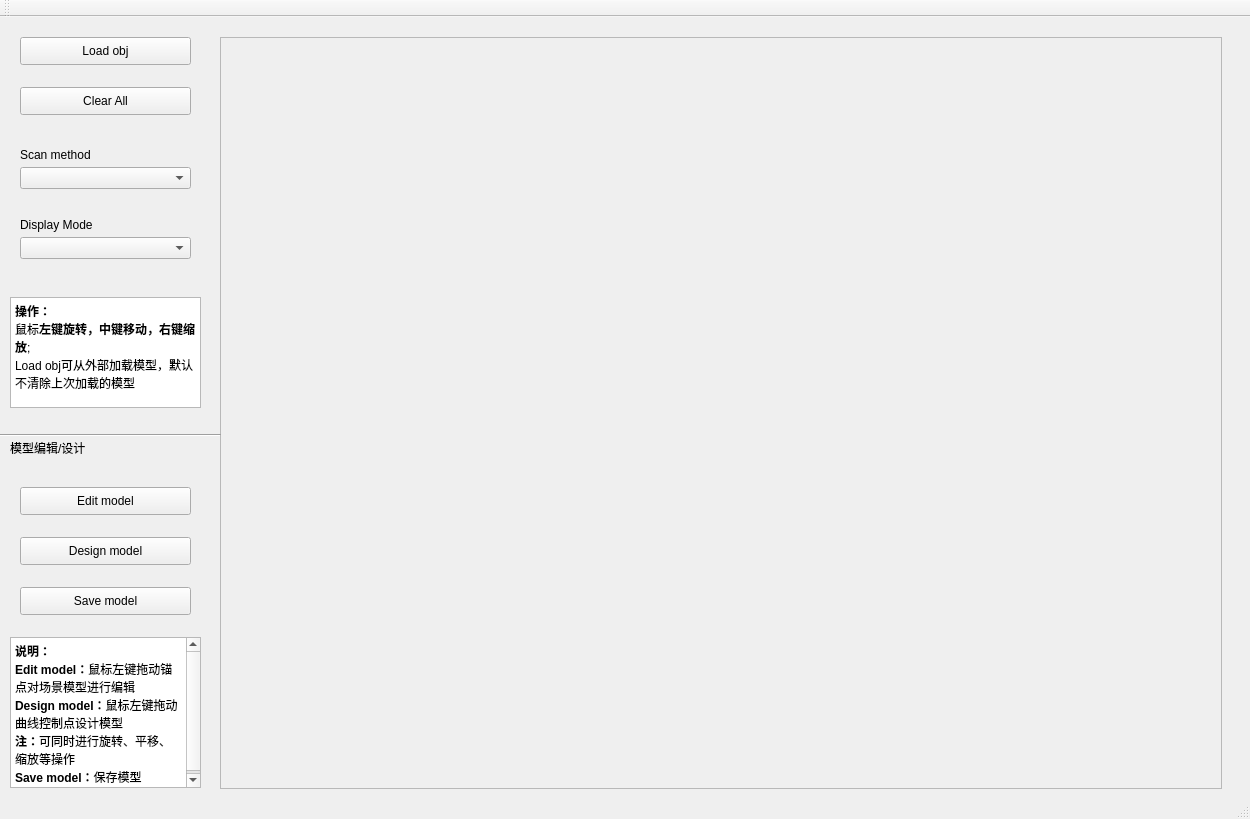
<?xml version="1.0" encoding="UTF-8"?>
<ui version="4.0">
 <class>CG_ScanlineClass</class>
 <widget class="QMainWindow" name="CG_ScanlineClass">
  <property name="geometry">
   <rect>
    <x>0</x>
    <y>0</y>
    <width>1250</width>
    <height>819</height>
   </rect>
  </property>
  <property name="minimumSize">
   <size>
    <width>1250</width>
    <height>819</height>
   </size>
  </property>
  <property name="maximumSize">
   <size>
    <width>1250</width>
    <height>819</height>
   </size>
  </property>
  <property name="windowTitle">
   <string>CG_Scanline</string>
  </property>
  <widget class="QWidget" name="centralWidget">
   <widget class="QComboBox" name="methodBox">
    <property name="geometry">
     <rect>
      <x>20</x>
      <y>150</y>
      <width>171</width>
      <height>22</height>
     </rect>
    </property>
   </widget>
   <widget class="QLabel" name="label">
    <property name="geometry">
     <rect>
      <x>20</x>
      <y>130</y>
      <width>101</width>
      <height>16</height>
     </rect>
    </property>
    <property name="text">
     <string>Scan method</string>
    </property>
   </widget>
   <widget class="QTextBrowser" name="textBrowser">
    <property name="geometry">
     <rect>
      <x>10</x>
      <y>280</y>
      <width>191</width>
      <height>111</height>
     </rect>
    </property>
    <property name="html">
     <string>&lt;!DOCTYPE HTML PUBLIC &quot;-//W3C//DTD HTML 4.0//EN&quot; &quot;http://www.w3.org/TR/REC-html40/strict.dtd&quot;&gt;
&lt;html&gt;&lt;head&gt;&lt;meta name=&quot;qrichtext&quot; content=&quot;1&quot; /&gt;&lt;style type=&quot;text/css&quot;&gt;
p, li { white-space: pre-wrap; }
&lt;/style&gt;&lt;/head&gt;&lt;body style=&quot; font-family:'SimSun'; font-size:9pt; font-weight:400; font-style:normal;&quot;&gt;
&lt;p style=&quot; margin-top:0px; margin-bottom:0px; margin-left:0px; margin-right:0px; -qt-block-indent:0; text-indent:0px;&quot;&gt;&lt;span style=&quot; font-weight:600;&quot;&gt;操作：&lt;/span&gt;&lt;/p&gt;
&lt;p style=&quot; margin-top:0px; margin-bottom:0px; margin-left:0px; margin-right:0px; -qt-block-indent:0; text-indent:0px;&quot;&gt;鼠标&lt;span style=&quot; font-weight:600;&quot;&gt;左键旋转，中键移动，右键缩放&lt;/span&gt;;&lt;/p&gt;
&lt;p style=&quot; margin-top:0px; margin-bottom:0px; margin-left:0px; margin-right:0px; -qt-block-indent:0; text-indent:0px;&quot;&gt;Load obj可从外部加载模型，默认不清除上次加载的模型&lt;/p&gt;&lt;/body&gt;&lt;/html&gt;</string>
    </property>
   </widget>
   <widget class="QPushButton" name="loadBtn">
    <property name="geometry">
     <rect>
      <x>20</x>
      <y>20</y>
      <width>171</width>
      <height>28</height>
     </rect>
    </property>
    <property name="toolTip">
     <string extracomment="加载模型"/>
    </property>
    <property name="text">
     <string>Load obj</string>
    </property>
   </widget>
   <widget class="QPushButton" name="clearBtn">
    <property name="geometry">
     <rect>
      <x>20</x>
      <y>70</y>
      <width>171</width>
      <height>28</height>
     </rect>
    </property>
    <property name="toolTip">
     <string extracomment="清空场景内所有模型"/>
    </property>
    <property name="text">
     <string>Clear All</string>
    </property>
   </widget>
   <widget class="QLabel" name="label_2">
    <property name="geometry">
     <rect>
      <x>20</x>
      <y>200</y>
      <width>101</width>
      <height>16</height>
     </rect>
    </property>
    <property name="text">
     <string>Display Mode</string>
    </property>
   </widget>
   <widget class="QComboBox" name="modeBox">
    <property name="geometry">
     <rect>
      <x>20</x>
      <y>220</y>
      <width>171</width>
      <height>22</height>
     </rect>
    </property>
   </widget>
   <widget class="QScrollArea" name="glWidgetArea">
    <property name="geometry">
     <rect>
      <x>220</x>
      <y>20</y>
      <width>1002</width>
      <height>752</height>
     </rect>
    </property>
    <property name="widgetResizable">
     <bool>true</bool>
    </property>
    <widget class="QWidget" name="scrollAreaWidgetContents">
     <property name="geometry">
      <rect>
       <x>0</x>
       <y>0</y>
       <width>1000</width>
       <height>750</height>
      </rect>
     </property>
    </widget>
   </widget>
   <widget class="QPushButton" name="editBtn">
    <property name="geometry">
     <rect>
      <x>20</x>
      <y>470</y>
      <width>171</width>
      <height>28</height>
     </rect>
    </property>
    <property name="toolTip">
     <string extracomment="清空场景内所有模型"/>
    </property>
    <property name="text">
     <string>Edit model</string>
    </property>
   </widget>
   <widget class="QPushButton" name="designBtn">
    <property name="geometry">
     <rect>
      <x>20</x>
      <y>520</y>
      <width>171</width>
      <height>28</height>
     </rect>
    </property>
    <property name="toolTip">
     <string extracomment="清空场景内所有模型"/>
    </property>
    <property name="text">
     <string>Design model</string>
    </property>
   </widget>
   <widget class="QPushButton" name="saveBtn">
    <property name="geometry">
     <rect>
      <x>20</x>
      <y>570</y>
      <width>171</width>
      <height>28</height>
     </rect>
    </property>
    <property name="toolTip">
     <string extracomment="清空场景内所有模型"/>
    </property>
    <property name="text">
     <string>Save model</string>
    </property>
   </widget>
   <widget class="QTextBrowser" name="textBrowser_2">
    <property name="geometry">
     <rect>
      <x>10</x>
      <y>620</y>
      <width>191</width>
      <height>151</height>
     </rect>
    </property>
    <property name="html">
     <string>&lt;!DOCTYPE HTML PUBLIC &quot;-//W3C//DTD HTML 4.0//EN&quot; &quot;http://www.w3.org/TR/REC-html40/strict.dtd&quot;&gt;
&lt;html&gt;&lt;head&gt;&lt;meta name=&quot;qrichtext&quot; content=&quot;1&quot; /&gt;&lt;style type=&quot;text/css&quot;&gt;
p, li { white-space: pre-wrap; }
&lt;/style&gt;&lt;/head&gt;&lt;body style=&quot; font-family:'SimSun'; font-size:9pt; font-weight:400; font-style:normal;&quot;&gt;
&lt;p style=&quot; margin-top:0px; margin-bottom:0px; margin-left:0px; margin-right:0px; -qt-block-indent:0; text-indent:0px;&quot;&gt;&lt;span style=&quot; font-weight:600;&quot;&gt;说明：&lt;/span&gt;&lt;/p&gt;
&lt;p style=&quot; margin-top:0px; margin-bottom:0px; margin-left:0px; margin-right:0px; -qt-block-indent:0; text-indent:0px;&quot;&gt;&lt;span style=&quot; font-weight:600;&quot;&gt;Edit model：&lt;/span&gt;鼠标左键拖动锚点对场景模型进行编辑&lt;/p&gt;
&lt;p style=&quot; margin-top:0px; margin-bottom:0px; margin-left:0px; margin-right:0px; -qt-block-indent:0; text-indent:0px;&quot;&gt;&lt;span style=&quot; font-weight:600;&quot;&gt;Design model：&lt;/span&gt;鼠标左键拖动曲线控制点设计模型&lt;/p&gt;
&lt;p style=&quot; margin-top:0px; margin-bottom:0px; margin-left:0px; margin-right:0px; -qt-block-indent:0; text-indent:0px;&quot;&gt;&lt;span style=&quot; font-weight:600;&quot;&gt;注：&lt;/span&gt;可同时进行旋转、平移、缩放等操作&lt;/p&gt;
&lt;p style=&quot; margin-top:0px; margin-bottom:0px; margin-left:0px; margin-right:0px; -qt-block-indent:0; text-indent:0px;&quot;&gt;&lt;span style=&quot; font-weight:600;&quot;&gt;Save model：&lt;/span&gt;保存模型&lt;/p&gt;&lt;/body&gt;&lt;/html&gt;</string>
    </property>
   </widget>
   <widget class="Line" name="line">
    <property name="geometry">
     <rect>
      <x>0</x>
      <y>410</y>
      <width>221</width>
      <height>16</height>
     </rect>
    </property>
    <property name="orientation">
     <enum>Qt::Horizontal</enum>
    </property>
   </widget>
   <widget class="QLabel" name="label_3">
    <property name="geometry">
     <rect>
      <x>10</x>
      <y>420</y>
      <width>111</width>
      <height>21</height>
     </rect>
    </property>
    <property name="text">
     <string>模型编辑/设计</string>
    </property>
   </widget>
  </widget>
  <widget class="QToolBar" name="mainToolBar">
   <property name="enabled">
    <bool>true</bool>
   </property>
   <attribute name="toolBarArea">
    <enum>TopToolBarArea</enum>
   </attribute>
   <attribute name="toolBarBreak">
    <bool>false</bool>
   </attribute>
  </widget>
  <widget class="QStatusBar" name="statusBar">
   <property name="enabled">
    <bool>true</bool>
   </property>
  </widget>
  <action name="actionLoad">
   <property name="text">
    <string>Load</string>
   </property>
  </action>
  <action name="actionExit">
   <property name="text">
    <string>Exit</string>
   </property>
  </action>
 </widget>
 <layoutdefault spacing="6" margin="11"/>
 <resources>
  <include location="CG_Scanline.qrc"/>
 </resources>
 <connections/>
</ui>
